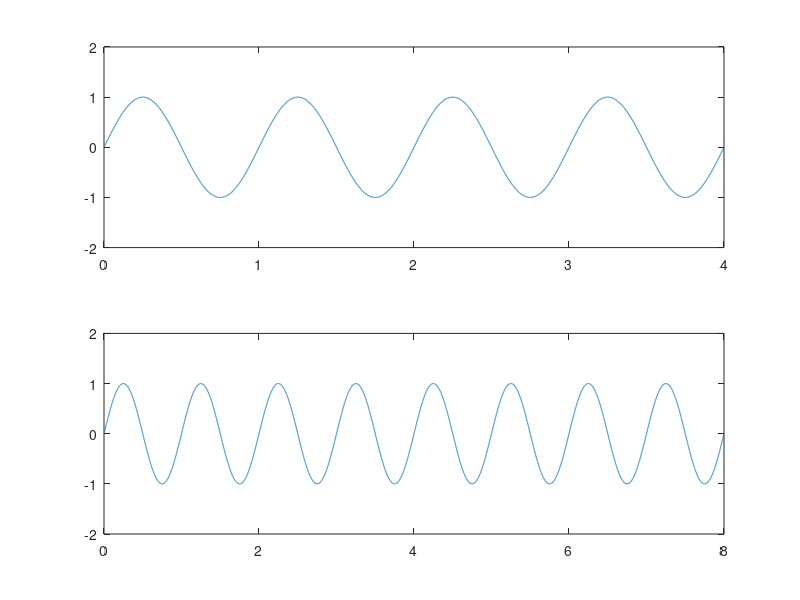

Reproduce this figure in MATLAB.
function [] = makeSine()

shortt=0:1/2000:4;
longt= 0:1/2000:8;

    
    figure;
    subplot(2,1,1);
    snd =  sin( 2*pi.*shortt ) ; %IS THIS CORRECT???
   
    l = plot(shortt, snd);
   set(l,'LineWidth'); 
   
    set(double(gca),'YLim', [-2 2]);
    
    subplot(2,1,2);
    snd =  sin( 2*pi.*longt ) ; %IS THIS CORRECT???
   
    l = plot(longt, snd);
   set(l,'LineWidth'); 
   
    set(double(gca),'YLim', [-2 2]);
    

